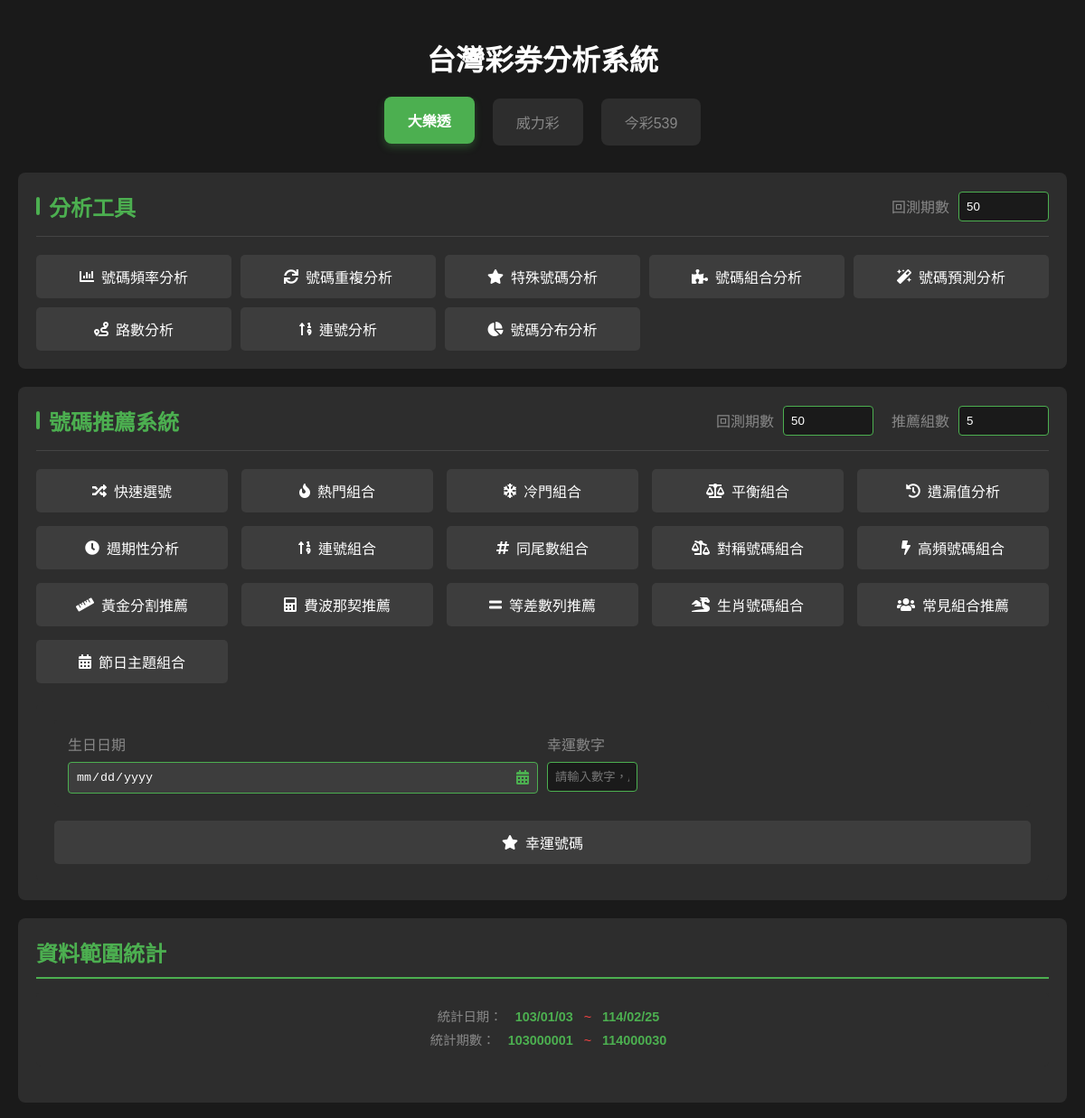
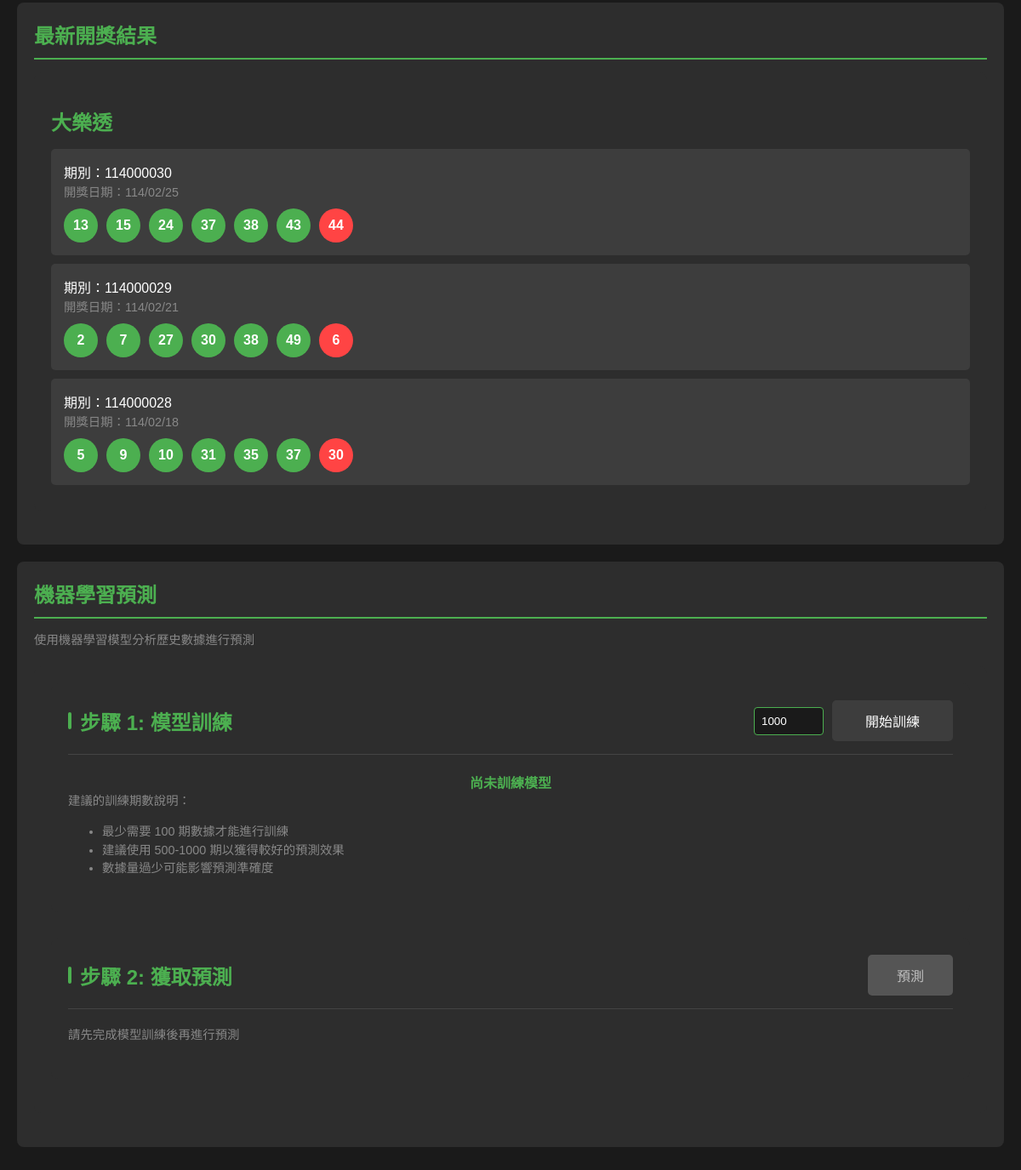
The page / on the database its author committed (2 pictures, top to bottom).
### tables this page shows
CREATE TABLE big_lotto (
        id INTEGER PRIMARY KEY AUTOINCREMENT,
        draw_term TEXT NOT NULL,
        draw_date TEXT NOT NULL,
        num1 INTEGER NOT NULL,
        num2 INTEGER NOT NULL,
        num3 INTEGER NOT NULL,
        num4 INTEGER NOT NULL,
        num5 INTEGER NOT NULL,
        num6 INTEGER NOT NULL,
        special_num INTEGER NOT NULL,
        total_sales INTEGER,
        created_at TIMESTAMP DEFAULT CURRENT_TIMESTAMP
    );

### app.py (the view)
@app.route('/')
def index():
    latest_draws = get_latest_draws()
    data_ranges = get_data_range()
    return render_template('index.html', draws=latest_draws, ranges=data_ranges)

### templates/index.html (shortened to what this page needs)
<!DOCTYPE html>
<html lang="zh-TW">
<head>
    <link rel="stylesheet" href="https://cdnjs.cloudflare.com/ajax/libs/font-awesome/5.15.4/css/all.min.css">
</head>
<body>
    <h1>台灣彩券分析系統</h1>
    <div class="tab-buttons">
        <button class="tab-button active" onclick="showLottery('big-lotto')">大樂透</button>
        <button class="tab-button" onclick="showLottery('super-lotto')">威力彩</button>
        <button class="tab-button" onclick="showLottery('daily-cash')">今彩539</button>
    </div>
    <div class="analysis-controls">
        <div class="analysis-header">
            <div class="analysis-title">分析工具</div>
            <div class="period-input">
                <label for="analysis-periods">回測期數</label>
                <input type="number" id="analysis-periods" class="analysis-input"
                       placeholder="預設50期" min="1" max="{{ ranges.big_lotto.total }}" value="50">
            </div>
        </div>
        <div class="analysis-content">
            <div class="analysis-buttons">
                <div class="button-group">
                    <button onclick="showFrequencyAnalysis()" class="analysis-button">
                        <i class="fas fa-chart-bar"></i>
                        號碼頻率分析
                    </button>
                    <button onclick="showRepeatAnalysis()" class="analysis-button">
                        <i class="fas fa-sync"></i>
                        號碼重複分析
                    </button>
                    <button onclick="showSpecialAnalysis()" class="analysis-button">
                        <i class="fas fa-star"></i>
                        特殊號碼分析
                    </button>
                    <button onclick="showCombinationAnalysis()" class="analysis-button">
                        <i class="fas fa-puzzle-piece"></i>
                        號碼組合分析
                    </button>
                </div>
                <div class="button-group">
                    <button onclick="showPredictionAnalysis()" class="analysis-button">
                        <i class="fas fa-magic"></i>
                        號碼預測分析
                    </button>
                    <button onclick="showRouteAnalysis()" class="analysis-button">
                        <i class="fas fa-route"></i>
                        路數分析
                    </button>
                    <button onclick="showConsecutiveAnalysis()" class="analysis-button">
                        <i class="fas fa-sort-numeric-up"></i>
                        連號分析
                    </button>
                    <button onclick="showDistributionAnalysis()" class="analysis-button">
                        <i class="fas fa-chart-pie"></i>
                        號碼分布分析
                    </button>
                </div>
            </div>
        </div>
    </div>
    <div class="analysis-controls">
        <div class="analysis-header">
            <div class="analysis-title">號碼推薦系統</div>
            <div class="period-inputs">
                <div class="period-input">
                    <label for="recommendation-periods">回測期數</label>
                    <input type="number"
                           id="recommendation-periods"
                           class="analysis-input"
                           placeholder="預設50期"
                           min="10"
                           max="{{ ranges.big_lotto.total }}"
                           value="50">
                </div>
                <div class="period-input">
                    <label for="recommendation-count">推薦組數</label>
                    <input type="number"
                           id="recommendation-count"
                           class="analysis-input"
                           placeholder="預設5組"
                           min="1"
                           max="20"
                           value="5"
                           oninput="validateRecommendationCount(this)">
                </div>
            </div>
        </div>
        <div class="analysis-content">
            <div class="recommendation-basic">
                <div class="recommendation-row">
                    <button onclick="getQuickPicks()" class="analysis-button">
                        <i class="fas fa-random"></i>
                        快速選號
                    </button>
                    <button onclick="getHotCombinations()" class="analysis-button">
                        <i class="fas fa-fire"></i>
                        熱門組合
                    </button>
                    <button onclick="getColdCombinations()" class="analysis-button">
                        <i class="fas fa-snowflake"></i>
                        冷門組合
                    </button>
                    <button onclick="getBalancedCombinations()" class="analysis-button">
                        <i class="fas fa-balance-scale"></i>
                        平衡組合
                    </button>
                    <button onclick="getMissingValueCombinations()" class="analysis-button">
                        <i class="fas fa-history"></i>
                        遺漏值分析
                    </button>
                    <button onclick="getPeriodicCombinations()" class="analysis-button">
                        <i class="fas fa-clock"></i>
                        週期性分析
                    </button>
                    <button onclick="getConsecutiveCombinations()" class="analysis-button">
                        <i class="fas fa-sort-numeric-up"></i>
                        連號組合
                    </button>
                    <button onclick="getSameTailCombinations()" class="analysis-button">
                        <i class="fas fa-hashtag"></i>
                        同尾數組合
                    </button>
                    <button onclick="getSymmetricCombinations()" class="analysis-button">
                        <i class="fas fa-balance-scale-right"></i>
                        對稱號碼組合
                    </button>
                    <button onclick="getHighFrequencyCombinations()" class="analysis-button">
                        <i class="fas fa-bolt"></i>
                        高頻號碼組合
                    </button>
                    <button onclick="getGoldenRatioCombinations()" class="analysis-button">
                        <i class="fas fa-ruler"></i>
                        黃金分割推薦
                    </button>
                    <button onclick="getFibonacciCombinations()" class="analysis-button">
                        <i class="fas fa-calculator"></i>
                        費波那契推薦
                    </button>
                    <button onclick="getArithmeticCombinations()" class="analysis-button">
                        <i class="fas fa-equals"></i>
                        等差數列推薦
                    </button>
                    <button onclick="getZodiacCombinations()" class="analysis-button">
                        <i class="fas fa-dragon"></i>
                        生肖號碼組合
                    </button>
                    <button onclick="getCommonCombinations()" class="analysis-button">
                        <i class="fas fa-users"></i>
                        常見組合推薦
                    </button>
                    <button onclick="getFestivalCombinations()" class="analysis-button">
                        <i class="fas fa-calendar-alt"></i>
                        節日主題組合
                    </button>
                </div>
            </div>
            <div class="lucky-number-section">
                <div class="lucky-number-inputs">
                    <div class="input-group">
                        <label for="birth-date">生日日期</label>
                        <div class="date-picker-wrapper">
                            <input type="date"
                                   id="birth-date"
                                   class="analysis-input"
                                   max="2025-12-31">
                        </div>
                    </div>
                    <div class="input-group">
                        <label for="lucky-numbers">幸運數字</label>
                        <input type="text"
                               id="lucky-numbers"
                               class="analysis-input"
                               placeholder="請輸入數字，用逗號分隔">
                    </div>
                </div>
                <button onclick="getLuckyNumbers()" class="analysis-button lucky-button">
                    <i class="fas fa-star"></i>
                    幸運號碼
                </button>
            </div>
        </div>
    </div>
    <div class="section-container">
        <div class="section-title">資料範圍統計</div>
        <div id="big-lotto-range" class="data-range active">
            <div>
                <span class="range-label">統計日期：</span>
                <span class="range-value">{{ ranges.big_lotto.start }}</span>
                <span class="range-separator">~</span>
                <span class="range-value">{{ ranges.big_lotto.end }}</span>
            </div>
            <div>
                <span class="range-label">統計期數：</span>
                <span class="range-value">{{ ranges.big_lotto.start_term }}</span>
                <span class="range-separator">~</span>
                <span class="range-value">{{ ranges.big_lotto.end_term }}</span>
            </div>
        </div>
    </div>
    <div class="section-container">
        <div class="section-title">最新開獎結果</div>
        <div id="big-lotto" class="lottery-section active">
            <h2 class="lottery-title">大樂透</h2>
            {% for draw in draws.big_lotto %}
            <div class="draw-info">
                <div>期別：{{ draw[0] }}</div>
                <div class="draw-date">開獎日期：{{ draw[1] }}</div>
                <div class="numbers">
                    {% for num in draw[2:8] %}
                    <div class="number">{{ num }}</div>
                    {% endfor %}
                    <div class="number special-number">{{ draw[8] }}</div>
                </div>
            </div>
            {% endfor %}
        </div>
    </div>
    <div class="section-container">
        <div class="section-title">機器學習預測</div>
        <div class="section-description">使用機器學習模型分析歷史數據進行預測</div>
        <div class="analysis-controls">
            <div class="analysis-section">
                <div class="analysis-header">
                    <div class="analysis-title">步驟 1: 模型訓練</div>
                    <div class="training-controls">
                        <input type="number"
                               id="training-periods"
                               class="analysis-input"
                               value="1000"
                               min="100"
                               max="5000"
                               onchange="validateTrainingPeriods(this)"
                               placeholder="訓練期數">
                        <button class="analysis-button" onclick="trainModel()">開始訓練</button>
                    </div>
                </div>
                <div class="model-score">尚未訓練模型</div>
                <div class="section-description">
                    建議的訓練期數說明：
                    <ul>
                        <li>最少需要 100 期數據才能進行訓練</li>
                        <li>建議使用 500-1000 期以獲得較好的預測效果</li>
                        <li>數據量過少可能影響預測準確度</li>
                    </ul>
                </div>
            </div>
            <div class="analysis-section">
                <div class="analysis-header">
                    <div class="analysis-title">步驟 2: 獲取預測</div>
                    <button class="analysis-button predict-button" onclick="getPrediction()" id="predict-button" disabled>預測</button>
                </div>
                <div class="section-description">
                    請先完成模型訓練後再進行預測
                </div>
            </div>
        </div>
    </div>
</body>
</html>

### rows shown on the page
big_lotto: draw_term "114000030", draw_date "114/02/25", 8 "13" "15" "24" "37" "38" "43", special_num "44"
big_lotto: draw_term "114000029", draw_date "114/02/21", 8 "2" "7" "27" "30" "38" "49", special_num "6"
big_lotto: draw_term "114000028", draw_date "114/02/18", 8 "5" "9" "10" "31" "35" "37", special_num "30"

### other values the page prints
{{ ranges.big_lotto.start }} "103/01/03"
{{ ranges.big_lotto.end }} "114/02/25"
{{ ranges.big_lotto.start_term }} "103000001"
{{ ranges.big_lotto.end_term }} "114000030"
